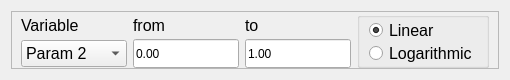
<?xml version="1.0" encoding="UTF-8"?>
<ui version="4.0">
 <class>variable_from_to_scale</class>
 <widget class="QWidget" name="variable_from_to_scale">
  <property name="geometry">
   <rect>
    <x>0</x>
    <y>0</y>
    <width>510</width>
    <height>80</height>
   </rect>
  </property>
  <property name="sizePolicy">
   <sizepolicy hsizetype="Expanding" vsizetype="MinimumExpanding">
    <horstretch>1</horstretch>
    <verstretch>1</verstretch>
   </sizepolicy>
  </property>
  <property name="minimumSize">
   <size>
    <width>0</width>
    <height>80</height>
   </size>
  </property>
  <property name="maximumSize">
   <size>
    <width>16777215</width>
    <height>100</height>
   </size>
  </property>
  <property name="windowTitle">
   <string>Form</string>
  </property>
  <layout class="QHBoxLayout" name="horizontalLayout">
   <item>
    <widget class="QFrame" name="variable_from_to_frame">
     <property name="sizePolicy">
      <sizepolicy hsizetype="Expanding" vsizetype="MinimumExpanding">
       <horstretch>1</horstretch>
       <verstretch>5</verstretch>
      </sizepolicy>
     </property>
     <property name="frameShape">
      <enum>QFrame::Shape::StyledPanel</enum>
     </property>
     <property name="frameShadow">
      <enum>QFrame::Shadow::Raised</enum>
     </property>
     <layout class="QGridLayout" name="gridLayout_4" rowstretch="1,0" columnstretch="1,0,0,0">
      <property name="sizeConstraint">
       <enum>QLayout::SizeConstraint::SetMaximumSize</enum>
      </property>
      <property name="topMargin">
       <number>0</number>
      </property>
      <property name="bottomMargin">
       <number>0</number>
      </property>
      <property name="verticalSpacing">
       <number>0</number>
      </property>
      <item row="0" column="1">
       <widget class="QLabel" name="From_l">
        <property name="sizePolicy">
         <sizepolicy hsizetype="Preferred" vsizetype="Maximum">
          <horstretch>0</horstretch>
          <verstretch>0</verstretch>
         </sizepolicy>
        </property>
        <property name="font">
         <font>
          <pointsize>12</pointsize>
          <strikeout>false</strikeout>
          <kerning>true</kerning>
         </font>
        </property>
        <property name="text">
         <string>from</string>
        </property>
       </widget>
      </item>
      <item row="0" column="0">
       <widget class="QLabel" name="Var_l">
        <property name="sizePolicy">
         <sizepolicy hsizetype="Preferred" vsizetype="Maximum">
          <horstretch>0</horstretch>
          <verstretch>0</verstretch>
         </sizepolicy>
        </property>
        <property name="font">
         <font>
          <pointsize>12</pointsize>
          <strikeout>false</strikeout>
          <kerning>true</kerning>
         </font>
        </property>
        <property name="text">
         <string>Variable</string>
        </property>
       </widget>
      </item>
      <item row="1" column="2">
       <widget class="floatLineEdit" name="to_entry">
        <property name="sizePolicy">
         <sizepolicy hsizetype="Expanding" vsizetype="Preferred">
          <horstretch>1</horstretch>
          <verstretch>0</verstretch>
         </sizepolicy>
        </property>
        <property name="text">
         <string>1.00</string>
        </property>
        <property name="minValue" stdset="0">
         <double>0.000000000000000</double>
        </property>
        <property name="maxValue" stdset="0">
         <double>1000000000.000000000000000</double>
        </property>
        <property name="decimals" stdset="0">
         <number>10</number>
        </property>
       </widget>
      </item>
      <item row="1" column="0">
       <widget class="QComboBox" name="Var_dd">
        <property name="sizePolicy">
         <sizepolicy hsizetype="Preferred" vsizetype="Maximum">
          <horstretch>1</horstretch>
          <verstretch>1</verstretch>
         </sizepolicy>
        </property>
        <property name="font">
         <font>
          <pointsize>12</pointsize>
          <strikeout>false</strikeout>
          <kerning>true</kerning>
         </font>
        </property>
        <item>
         <property name="text">
          <string>Param 2</string>
         </property>
        </item>
        <item>
         <property name="text">
          <string>Param 1</string>
         </property>
        </item>
       </widget>
      </item>
      <item row="0" column="2">
       <widget class="QLabel" name="to_l">
        <property name="sizePolicy">
         <sizepolicy hsizetype="Preferred" vsizetype="Maximum">
          <horstretch>0</horstretch>
          <verstretch>0</verstretch>
         </sizepolicy>
        </property>
        <property name="font">
         <font>
          <pointsize>12</pointsize>
          <strikeout>false</strikeout>
          <kerning>true</kerning>
         </font>
        </property>
        <property name="text">
         <string>to</string>
        </property>
       </widget>
      </item>
      <item row="1" column="1">
       <widget class="floatLineEdit" name="from_entry">
        <property name="sizePolicy">
         <sizepolicy hsizetype="Expanding" vsizetype="Preferred">
          <horstretch>1</horstretch>
          <verstretch>0</verstretch>
         </sizepolicy>
        </property>
        <property name="text">
         <string>0.00</string>
        </property>
        <property name="minValue" stdset="0">
         <double>0.000000000000000</double>
        </property>
        <property name="maxValue" stdset="0">
         <double>1000000000.000000000000000</double>
        </property>
        <property name="decimals" stdset="0">
         <number>10</number>
        </property>
       </widget>
      </item>
      <item row="0" column="3" rowspan="2">
       <widget class="QGroupBox" name="Scale_box">
        <property name="sizePolicy">
         <sizepolicy hsizetype="Preferred" vsizetype="Preferred">
          <horstretch>1</horstretch>
          <verstretch>0</verstretch>
         </sizepolicy>
        </property>
        <property name="font">
         <font>
          <pointsize>12</pointsize>
          <strikeout>false</strikeout>
          <kerning>true</kerning>
         </font>
        </property>
        <property name="title">
         <string/>
        </property>
        <layout class="QVBoxLayout" name="verticalLayout_3" stretch="2,1">
         <property name="spacing">
          <number>1</number>
         </property>
         <property name="topMargin">
          <number>1</number>
         </property>
         <property name="bottomMargin">
          <number>1</number>
         </property>
         <item>
          <widget class="QRadioButton" name="lin_button">
           <property name="sizePolicy">
            <sizepolicy hsizetype="Minimum" vsizetype="Fixed">
             <horstretch>1</horstretch>
             <verstretch>0</verstretch>
            </sizepolicy>
           </property>
           <property name="maximumSize">
            <size>
             <width>16777215</width>
             <height>24</height>
            </size>
           </property>
           <property name="text">
            <string>Linear</string>
           </property>
           <property name="iconSize">
            <size>
             <width>12</width>
             <height>12</height>
            </size>
           </property>
           <property name="checked">
            <bool>true</bool>
           </property>
           <attribute name="buttonGroup">
            <string notr="true">scale_button_group</string>
           </attribute>
          </widget>
         </item>
         <item>
          <widget class="QRadioButton" name="log_button">
           <property name="sizePolicy">
            <sizepolicy hsizetype="Minimum" vsizetype="Fixed">
             <horstretch>1</horstretch>
             <verstretch>0</verstretch>
            </sizepolicy>
           </property>
           <property name="maximumSize">
            <size>
             <width>16777215</width>
             <height>24</height>
            </size>
           </property>
           <property name="text">
            <string>Logarithmic</string>
           </property>
           <property name="iconSize">
            <size>
             <width>12</width>
             <height>12</height>
            </size>
           </property>
           <attribute name="buttonGroup">
            <string notr="true">scale_button_group</string>
           </attribute>
          </widget>
         </item>
        </layout>
       </widget>
      </item>
     </layout>
    </widget>
   </item>
  </layout>
 </widget>
 <customwidgets>
  <customwidget>
   <class>floatLineEdit</class>
   <extends>QLineEdit</extends>
   <header>gui/resources/widgets/floatLineEdit.h</header>
  </customwidget>
 </customwidgets>
 <tabstops>
  <tabstop>Var_dd</tabstop>
  <tabstop>from_entry</tabstop>
  <tabstop>to_entry</tabstop>
  <tabstop>lin_button</tabstop>
  <tabstop>log_button</tabstop>
 </tabstops>
 <resources/>
 <connections>
  <connection>
   <sender>Var_dd</sender>
   <signal>currentTextChanged(QString)</signal>
   <receiver>variable_from_to_scale</receiver>
   <slot>on_var_change(QString)</slot>
   <hints>
    <hint type="sourcelabel">
     <x>50</x>
     <y>66</y>
    </hint>
    <hint type="destinationlabel">
     <x>5</x>
     <y>59</y>
    </hint>
   </hints>
  </connection>
  <connection>
   <sender>scale_button_group</sender>
   <signal>buttonClicked(QAbstractButton*)</signal>
   <receiver>variable_from_to_scale</receiver>
   <slot>on_scale_change(QAbstractButton*)</slot>
   <hints>
    <hint type="sourcelabel">
     <x>-1</x>
     <y>-1</y>
    </hint>
    <hint type="destinationlabel">
     <x>257</x>
     <y>46</y>
    </hint>
   </hints>
  </connection>
  <connection>
   <sender>from_entry</sender>
   <signal>textChanged(QString)</signal>
   <receiver>variable_from_to_scale</receiver>
   <slot>on_from_change()</slot>
   <hints>
    <hint type="sourcelabel">
     <x>205</x>
     <y>63</y>
    </hint>
    <hint type="destinationlabel">
     <x>509</x>
     <y>33</y>
    </hint>
   </hints>
  </connection>
  <connection>
   <sender>to_entry</sender>
   <signal>textChanged(QString)</signal>
   <receiver>variable_from_to_scale</receiver>
   <slot>on_to_change()</slot>
   <hints>
    <hint type="sourcelabel">
     <x>322</x>
     <y>63</y>
    </hint>
    <hint type="destinationlabel">
     <x>509</x>
     <y>70</y>
    </hint>
   </hints>
  </connection>
 </connections>
 <slots>
  <signal>variable_changed(QString)</signal>
  <signal>from_changed(QString)</signal>
  <signal>to_changed(QString)</signal>
  <signal>scale_changed(QString)</signal>
  <slot>append_to_variable_list(QString)</slot>
  <slot>clear_variable_list()</slot>
  <slot>edit_from(QString)</slot>
  <slot>edit_to(QString)</slot>
  <slot>on_var_change(QString)</slot>
  <slot>on_from_change()</slot>
  <slot>on_to_change()</slot>
  <slot>on_scale_change(QAbstractButton*)</slot>
 </slots>
 <buttongroups>
  <buttongroup name="scale_button_group"/>
 </buttongroups>
</ui>
